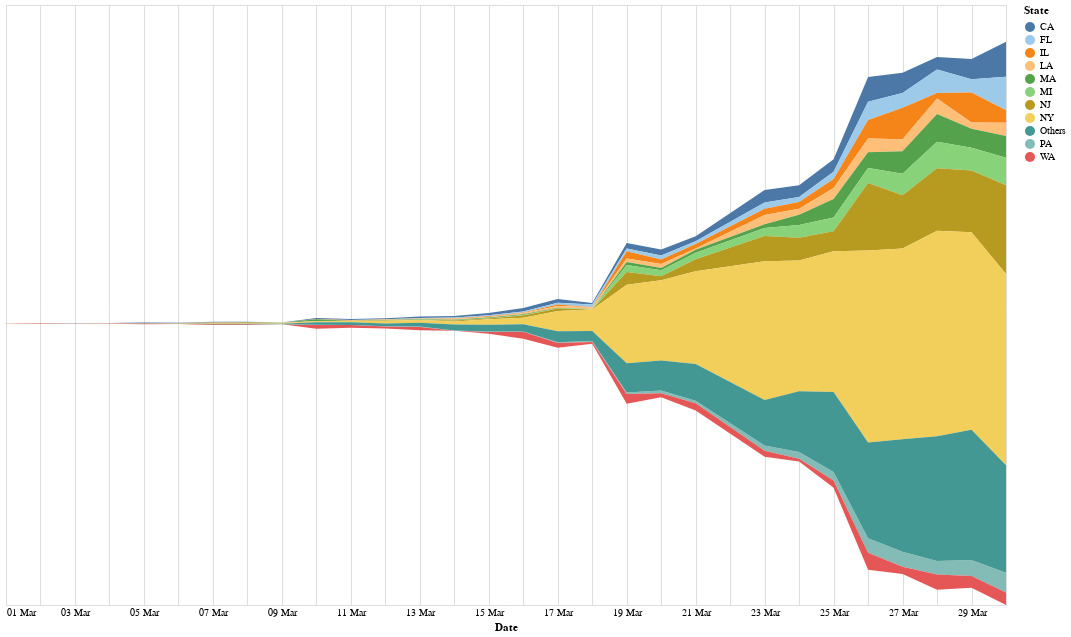

The notebook cell this image was saved under:
### Code cell
# Plot top contributing states to US trend

us_state_level = df[df['Country'] == 'US'].groupby(['State', 'Date'], as_index=False).sum()
# Drop 03-22-2020 since county breakdown started from here and so there is break in continuity
us_state_level = us_state_level.drop(us_state_level[us_state_level['Date'] == '03-22-2020'].index)
us_state_level = us_state_level[us_state_level['Date'] >= '03-01-2020']

streamgraph(us_state_level, 'State', 'Confirmed_New', 'Confirmed', 10)

### Figure 1 — Vega-Lite specification as saved in the notebook (floating-point values rounded to 4 significant figures; data arrays with more than 128 entries replaced by an {"elided": "..."} marker saying what was removed)
{"config": {"view": {"continuousWidth": 400, "continuousHeight": 300}}, "data": {"name": "data-81aac03a0a9b1c7fd7af898e2c6519e7"}, "mark": "area", "encoding": {"color": {"type": "nominal", "field": "State", "scale": {"scheme": "tableau20"}}, "x": {"type": "temporal", "axis": {"domain": false, "format": "%d %b", "tickSize": 0}, "field": "Date"}, "y": {"type": "quantitative", "axis": null, "field": "Confirmed_New", "stack": "center"}}, "height": 600, "width": 1000, "$schema": "https://vega.github.io/schema/vega-lite/v4.0.2.json", "datasets": {"data-81aac03a0a9b1c7fd7af898e2c6519e7": {"elided": "291 records"}}}
